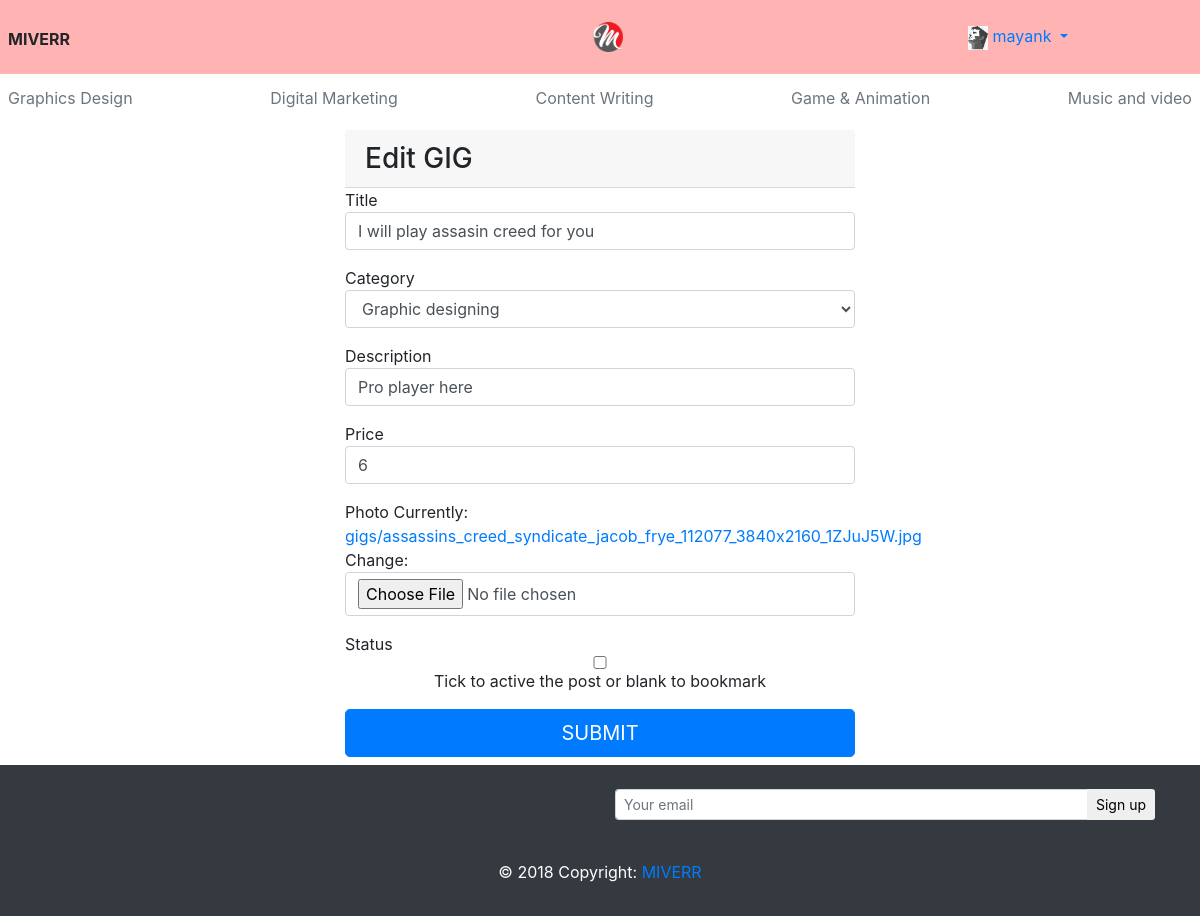
Before: /gigs/3/edit/ (signed in) with the older database file.
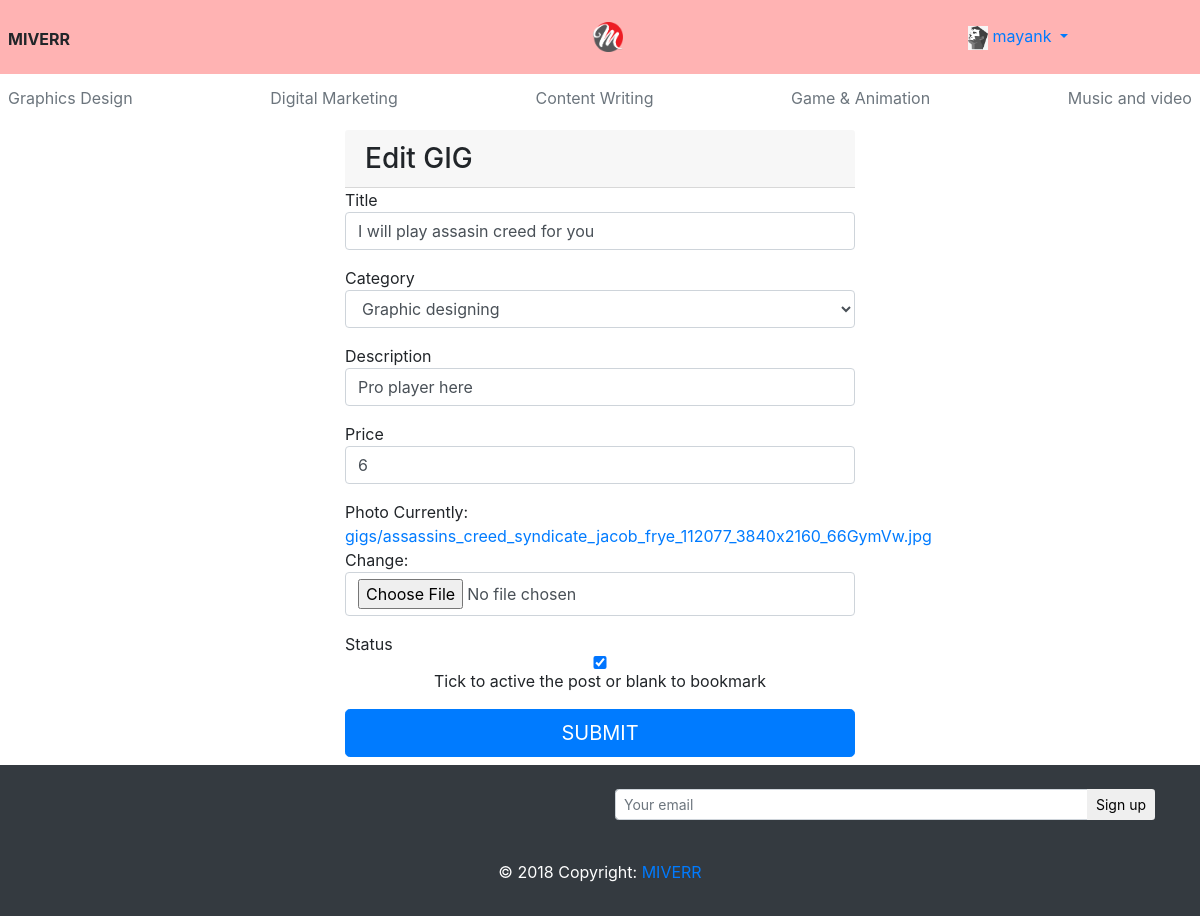
After: the same page with the newer database file.
### miverrapp/models.py (models this page shows, shortened)
class Gig(models.Model):
    CATEGORY_CHOICES=(
    ("GD","Graphic designing"),
    ("DM","Digital Marketing"),
    ("CW","Content-Writing"),
    ("GM","Game & Animation"),
    ("MV","Music and video"),
    )
    title=models.CharField(max_length=500)
    category=models.CharField(max_length=2,choices=CATEGORY_CHOICES)
    description=models.CharField(max_length=1000)
    price=models.IntegerField(default=6)
    photo=models.FileField(upload_to='gigs')
    status=models.BooleanField(default=True)
    user=models.ForeignKey(settings.AUTH_USER_MODEL,on_delete=models.CASCADE)
    create_time=models.DateTimeField(default=timezone.now)

### miverrapp/views.py (the view)
# urls.py: re_path(r'^gigs/(?P<id>[\d-]+)/edit/$',views.edit_gig,name="gig_edit"),
@login_required(login_url="/users/login/")
def edit_gig(request,id):
    gig=get_object_or_404(Gig,id=id)
    if request.user ==gig.user:
        if request.method=="POST":
            gig_form=GigForm(request.POST,request.FILES,instance=gig)
            if gig_form.is_valid():
                gig=gig_form.save(commit=False)
                gig.save()
                return redirect('miverrapp:my_gigs')
        else:
            gig_form=GigForm(instance=gig)
    else:
        raise Http404
    return render(request,'edit_gig.html',{"form":gig_form})

### miverrapp/forms.py
class GigForm(ModelForm):
    status = forms.BooleanField(help_text="Tick to active the post or blank to bookmark",required=False)
    class Meta:
        model=Gig
        fields=["title","category","description","price","photo","status",]

### users/backend.py (called while the page is built)
     def get_user(self, user_id):
        try:
            return get_user_model().objects.get(pk=user_id)
        except get_user_model().DoesNotExist:
            return None

### templates/edit_gig.html (shortened to what this page needs)
{% extends 'base.html' %}
{% load widget_tweaks %}
{% load static %}
{% block body %}
<div class="container mt-2 mb-2">
<form method="post" class="ft" enctype="multipart/form-data">
  <h3 class="card-header">Edit GIG</h3>
  {% for field in form.visible_fields %}
    <div class="form-group">
      {{field.label}}
      {% render_field field class="form-control" placeholder=field.label %}
        {% if field.help_text %}
            <p class="text-center ">{{field.help_text}}</p>
        {%endif%}
    </div>
  {% endfor %}
  <button class="btn btn-lg btn-primary btn-block" type="submit">SUBMIT</button></form>
</div>
{% endblock %}

Changed rows visible on the page:
changed Gig "I will play assasin creed for you": status "☐" → "☑"
Other visible differences:
text no longer shown: "Currently: gigs/assassins_creed_syndicate_jacob_frye_112077_3840x2160_1ZJuJ5W.jpg Change:"
text now shown: "Currently: gigs/assassins_creed_syndicate_jacob_frye_112077_3840x2160_66GymVw.jpg Change:"
